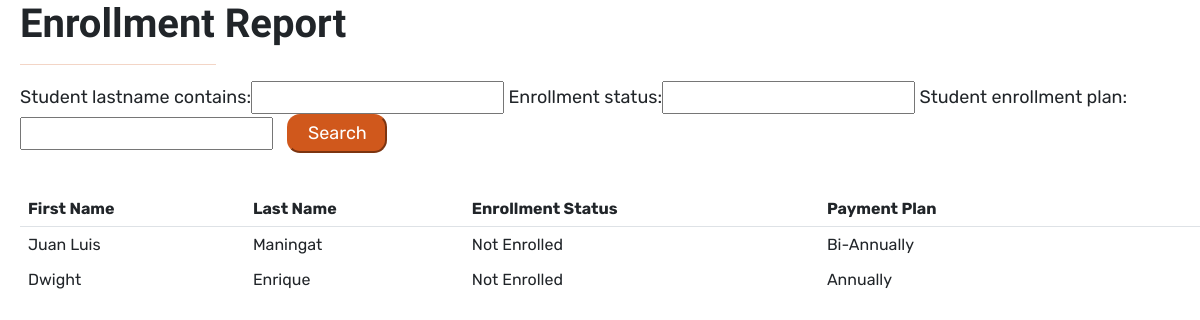
/studentEnrollment (signed in), run on the app's committed database.
### sis_app/models.py (models this page shows)
class Account(models.Model):
    username = models.CharField(max_length=128)
    password = models.CharField(max_length=128)#passwords should be stored hashed
    class Meta:
        abstract=True # Don't use this line if you want Contact to have its own table

class Student(Account):
    student_firstname = models.CharField(max_length=128, default=None)#
    student_lastname = models.CharField(max_length=128, default=None)#
    student_middlename = models.CharField(max_length=128, default=None)
    student_nickname = models.CharField(max_length=128, default=None)
    student_birthday = models.DateField(default=datetime.date.today())
    grade_levels = [
        ('Nursery','Nursery'),
        ('Kinder 1','Kinder 1'),
        ('Kinder 2 Junior', 'Kinder 2 Junior'),
        ('Kinder 2 Senior', 'Kinder 2 Senior'),
    ]
    student_grade_level = models.CharField(max_length=128, choices=grade_levels, default='Nursery')#
    status =[
    ('Not Enrolled','Not Enrolled'),
    ('Enrolled', 'Enrolled'),
    ]#
    enrollment_status = models.CharField(max_length=20, choices=status,default='Not Enrolled')#
    student_schoolyear_start=models.IntegerField(('year'), validators=[MinValueValidator(2000)], default=None)#
    student_address = models.CharField(max_length=300, default=None)
    student_religion = models.CharField(max_length=128, default=None)
    student_nationality = models.CharField(max_length=128, default=None)
    student_hobbies = models.TextField(max_length=500, default=None)
    student_likes = models.TextField(max_length=500, default=None)
    student_dislikes = models.TextField(max_length=500, default=None)
    student_shm = models.TextField(max_length=500, default=None)
    student_allergies = models.TextField(max_length=500, default=None)
    student_sd = models.TextField(max_length=500, default=None)
    student_oconsiderations = models.TextField(max_length=500, default=None)
    student_guardianemail = models.EmailField(max_length = 254, default=None)
    student_f_firstname = models.CharField(max_length=128, default=None)
    student_f_lastname = models.CharField(max_length=128, default=None)
    student_f_middlename = models.CharField(max_length=128, default=None)
    student_f_telno = models.CharField(max_length=128, default=None)
    student_f_address = models.CharField(max_length=300, default=None)
    student_f_occupation = models.CharField(max_length=128, default=None)
    student_f_employer = models.CharField(max_length=128, default=None)
    student_f_oaddress = models.CharField(max_length=300, default=None)
    student_f_otelno = models.CharField(max_length=128, default=None)
    student_f_natureofbusiness = models.CharField(max_length=128, default=None)
    student_m_firstname = models.CharField(max_length=128, default=None)
    student_m_lastname = models.CharField(max_length=128, default=None)
    student_m_middlename = models.CharField(max_length=128, default=None)
    student_m_telno = models.CharField(max_length=128, default=None)
    student_m_address = models.CharField(max_length=300, default=None)
    student_m_occupation = models.CharField(max_length=128, default=None)
    student_m_employer = models.CharField(max_length=128, default=None)
    student_m_oaddress = models.CharField(max_length=300, default=None)
    student_m_otelno = models.CharField(max_length=128, default=None)
    student_m_natureofbusiness = models.CharField(max_length=128, default=None)
    student_sibling_name = models.CharField(max_length=300, default=None)
    student_sibling_gender = models.CharField(max_length=128, default=None)
    student_sibling_age = models.IntegerField(default=None)
    student_sibling_school=models.CharField(max_length=300, default=None)
    student_medexp = models.BooleanField(default = False)
    student_rules = models.BooleanField(default = False)
    student_accuracy = models.BooleanField(default = False)
    student_signedname = models.CharField(max_length=300, default=None)
    student_signdate = models.DateField(default=datetime.date.today())
    enrollment_plan_choices =[
    ('Annually','Annually'),
    ('Bi-Annually', 'Bi-Annually'),
    ('Quarterly', 'Quarterly'),
    ]
    student_enrollment_plan = models.CharField(max_length=20, choices=enrollment_plan_choices,default='Annually')

### sis_app/views.py (the view)
# urls.py: path('studentEnrollment',views.EnrollmentStatusAndPaymentPlan, name="student_enrollment"),
@login_required(login_url='sis_app:log_in')
def EnrollmentStatusAndPaymentPlan(request):
    if request.user.is_superuser:
        students = Student.objects.all()
        myFilter2 = EnrollmentStatusAndPaymentPlanFilter(request.GET, queryset=students)
        students = myFilter2.qs
        context = {'studentList' : students, 'myFilter2': myFilter2}
        return render(request,"sis_app/Student_Enrollment.html", context)
    else:
        return redirect('sis_app:home')

### sis_app/templates/sis_app/Student_Enrollment.html (shortened to what this page needs)
{% load static %}
{%block content %}
{% block styles %}
    <link href="https://cdn.jsdelivr.net/npm/bootstrap@5.1.3/dist/css/bootstrap.min.css" rel="stylesheet">
	<link rel="stylesheet" href="{% static "styles/studentEnrollment.css" %}" type="text/css">
{% endblock %}
<body>
    <h1 class="pageHeading">Enrollment Report</h1>
    <hr>
    <div class="form-container">
        <form method="get" style=>
            {{myFilter2.form}}
            <button class="buttonDesignPositive" id="search" type="submit">Search</button>
        </form>
    </div>
    <div class="table-container">
        <table class = "table table-borderless">
            <thead class= "border-bottom font-weight-bold">
                <tr>
                    <th>First Name</th>
                    <th>Last Name</th>
                    <th>Enrollment Status</th>
                    <th>Payment Plan</th>
                    <th></th>
                    <th></th>
                    <th></th>
                </tr>
            </thead>
            <tbody>
                {% for student in studentList %}
                <tr id="searchbar">
                    <td data-heading="First Name">{{student.student_firstname}}</td>
                    <td data-heading="Last Name">{{student.student_lastname}}</td>
                    <td data-heading="Enrollment Status">{{student.enrollment_status}}</td>
                    <td data-heading="Payment Plan">{{student.student_enrollment_plan}}</td>
                </tr>
                {% endfor %}
            </tbody>
        </table>
    </div>
{% endblock content %}
</body>

### sis_app/static/styles/studentEnrollment.css (style rules this page uses)
body { font-family: 'Rubik', sans-serif; font-size: large; }
h1 { font-family: 'M PLUS 1p', sans-serif; font-weight: 800; }
hr { margin-left: 0px; background-color: #D0581C; width: 196px; height: 500px; }
#search { border-radius: 13px; color: white; background-color: #D0581C; border-color: #D0581C; margin-bottom: 20px; margin-left: 10px; margin-right: 10px; width: 100px; height: 39px; }

### data on the page
Student: student_firstname "Juan Luis", student_lastname "Maningat", enrollment_status "Not Enrolled", student_enrollment_plan "Bi-Annually"
Student: student_firstname "Dwight", student_lastname "Enrique", enrollment_status "Not Enrolled", student_enrollment_plan "Annually"
